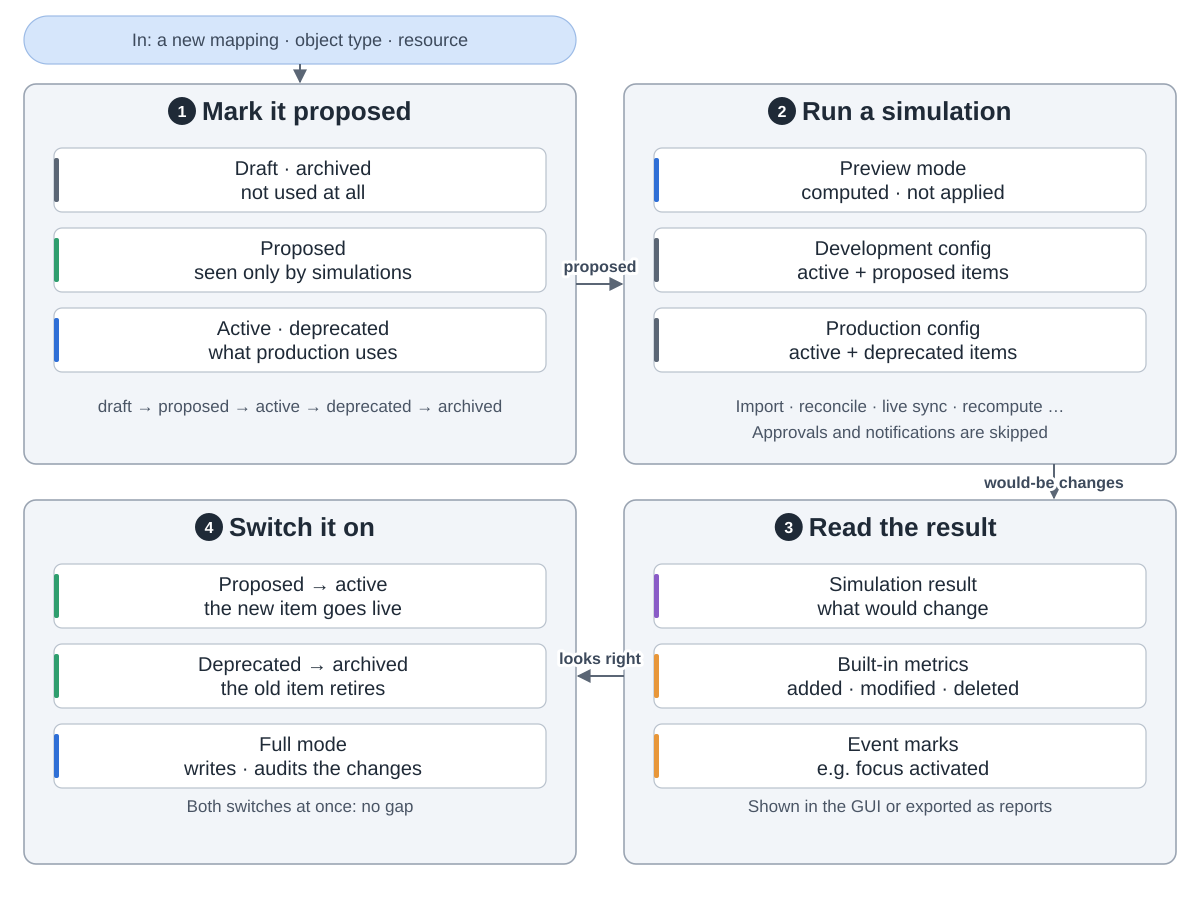

Recreate this plot in Python.
"""Simulations: try a config change without touching real data, then switch it on.
Snake order: 1 mark it proposed (top left) -> 2 run a simulation (top right) -> 3 read the result (bottom right)
-> 4 switch it on (bottom left).
Drawn from Evolveum/midpoint at commit 160887ba (docs/simulation/index.adoc, docs/simulation/results/metrics.adoc,
docs/admin-gui/simulations.adoc, infra/schema/.../SimulationUtil.java, infra/schema/.../TaskExecutionMode.java,
common-tasks-3.xsd ExecutionModeType).
Run: python3 simulation.py"""
import sys
from pathlib import Path

sys.path.insert(0, str(Path(__file__).resolve().parents[2] / "tools"))
from archdiagram import Diagram, L, R, GW, T1, H1, T2, H2  # noqa: E402

d = Diagram("Simulations: try a change first",
            "In: a new or changed piece of config, such as a mapping, an object type or a whole resource. "
            "1 Mark it proposed: each config item has a lifecycle state, in the order draft, proposed, active, "
            "deprecated, archived. Draft and archived items are not used at all; proposed items are seen only "
            "by simulations; active and deprecated items are what production uses. "
            "2 Run a simulation: a task such as import, reconciliation, live sync or recompute runs in preview "
            "mode, where changes are computed but not applied. It uses the development config (active plus "
            "proposed items) or the production config (active plus deprecated items). The development config "
            "never runs in full mode, and approvals and notifications are skipped. "
            "3 Read the result: the simulation result lists what would change, with built-in metrics (added, "
            "modified, deleted) and event marks such as focus activated; it is shown in the GUI or exported "
            "as reports. "
            "4 Switch it on: set the new item from proposed to active and the old one from deprecated to "
            "archived, both at once for a seamless switch; from then on full mode writes the changes to the "
            "repository and the resources and records them in the audit log.")

d.pill(L, 16, GW, 48, "In: a new mapping · object type · resource")
d.arrow(f"M{L + GW / 2} 64V{T1 - 2}")

d.group(L, T1, GW, H1, "Mark it proposed", 1)
d.column(L, T1, [("Draft · archived|not used at all", "data"),
                 ("Proposed|seen only by simulations", "plan"),
                 ("Active · deprecated|what production uses", "coding")])
d.notes(L, T1, H1, "draft → proposed → active → deprecated → archived", "")

d.group(R, T1, GW, H1, "Run a simulation", 2)
d.column(R, T1, [("Preview mode|computed · not applied", "coding"),
                 ("Development config|active + proposed items", "data"),
                 ("Production config|active + deprecated items", "data")])
d.notes(R, T1, H1, "Import · reconcile · live sync · recompute …",
        "Approvals and notifications are skipped")

d.group(R, T2, GW, H2, "Read the result", 3)
d.column(R, T2, [("Simulation result|what would change", "write"),
                 ("Built-in metrics|added · modified · deleted", "critic"),
                 ("Event marks|e.g. focus activated", "critic")])
d.notes(R, T2, H2, "Shown in the GUI or exported as reports", "")

d.group(L, T2, GW, H2, "Switch it on", 4)
d.column(L, T2, [("Proposed → active|the new item goes live", "plan"),
                 ("Deprecated → archived|the old item retires", "plan"),
                 ("Full mode|writes · audits the changes", "coding")])
d.notes(L, T2, H2, "Both switches at once: no gap", "")

d.arrow(f"M{L + GW} {T1 + 200}H{R - 2}", label="proposed", at=(600, T1 + 188))
d.arrow(f"M{R + 430} {T1 + H1}V{T2 - 2}", label="would-be changes", at=(R + 430, T1 + H1 + 24))
d.arrow(f"M{R} {T2 + 176}H{L + GW + 2}", label="looks right", at=(600, T2 + 164))

d.save(Path(__file__).with_name("simulation.svg"))
